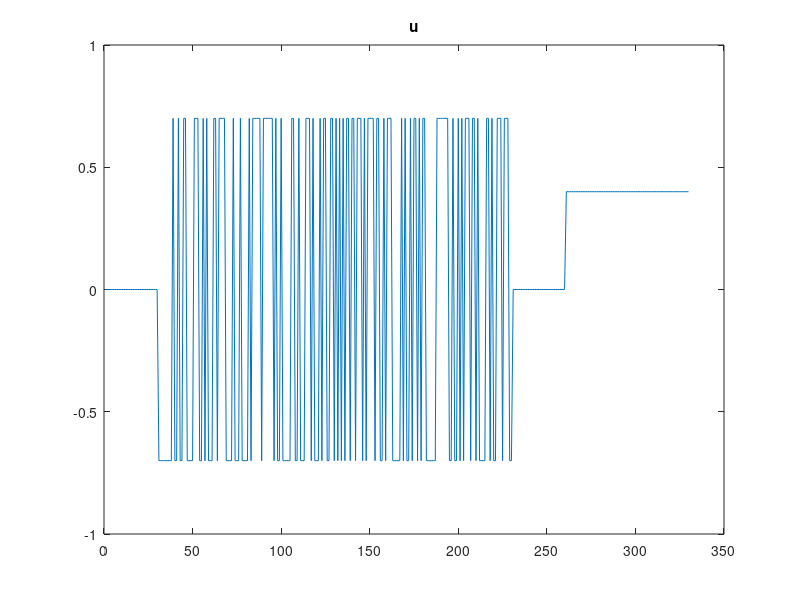
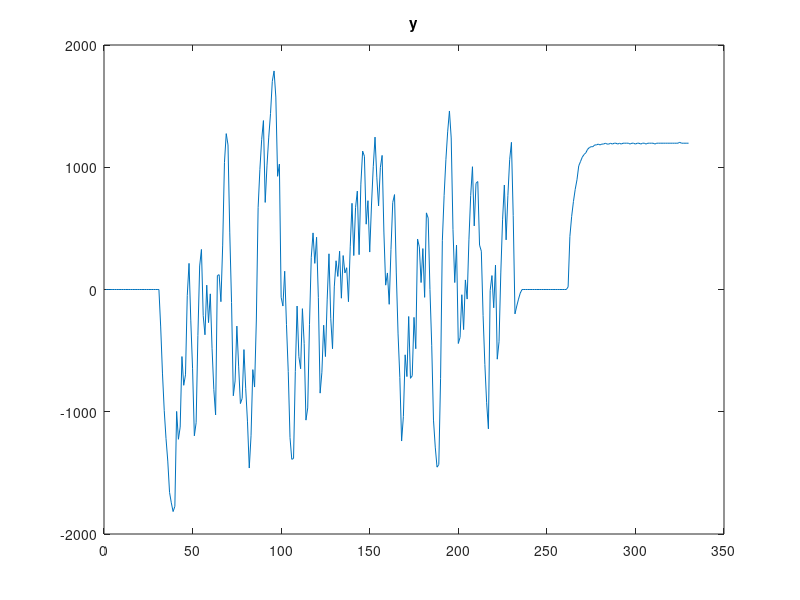

These figures' MATLAB source, in order: (Note: this script raises an error after producing the figures.)
close all;
clear all;
clc
load("data_lab8.mat")

y=speed;
plot(u);
title('u')
figure;
plot(y)
title('y')

u_id = u(1:250);
u_val= u(251:end);
y_id=y(1:250);
y_val=y(251:end)';

N=length(y_id);
nk=2;
Ts=0.01;
a=-0.7;
b=0.7;
m=10;

theta =[0.1;50];
theta_1=theta;
l=1;
lmax=1000;

B = theta(2);
e = zeros(1,N);
F = theta(1);
db = zeros(1,N);
df = zeros(1,N);
dV =0;
H = zeros(2,2);
thetaB=[B,0];
thetaF=[F,0];
alpha=0.1;
delta=0.01;

 while  l==1 ||  l<=lmax && (norm([thetaF(l),thetaB(l)]-[thetaF(l-1),thetaB(l-1)]))>delta
     F=thetaF(l);
     B=thetaB(l); 
     l=l+1;
     df(1:nk)=0;
     db(1:nk)=0;
    e(1:nk)=y_id(1:nk);
        for k = 1+nk:N
            e(k)=-F*e(k-1)+y(k)+F*y(k-1)-B*u(k-nk);
            df(k) = -e(k-1)-F*df(k-1)+y(k-1);
            db(k) = -F*db(k-1)- u(k-nk);
            
       
        end



        
        dV = 2/(N-nk) * sum( e.*[df; db],2);
        H =2/(N-nk) * ([df; db]*[df; db]');
        o=alpha.*(H\dV);
        thetaF(l)=thetaF(l-1)-o(1,:);
         thetaB(l)=thetaB(l-1)-o(2,:);
        
 end
 identificare=iddata(y_val,u_val,t(2)-t(1));

model_id = idpoly(1,[0,B], 1, 1,[1,F], 0, t(2)-t(1));
figure;
compare(model_id,identificare);




